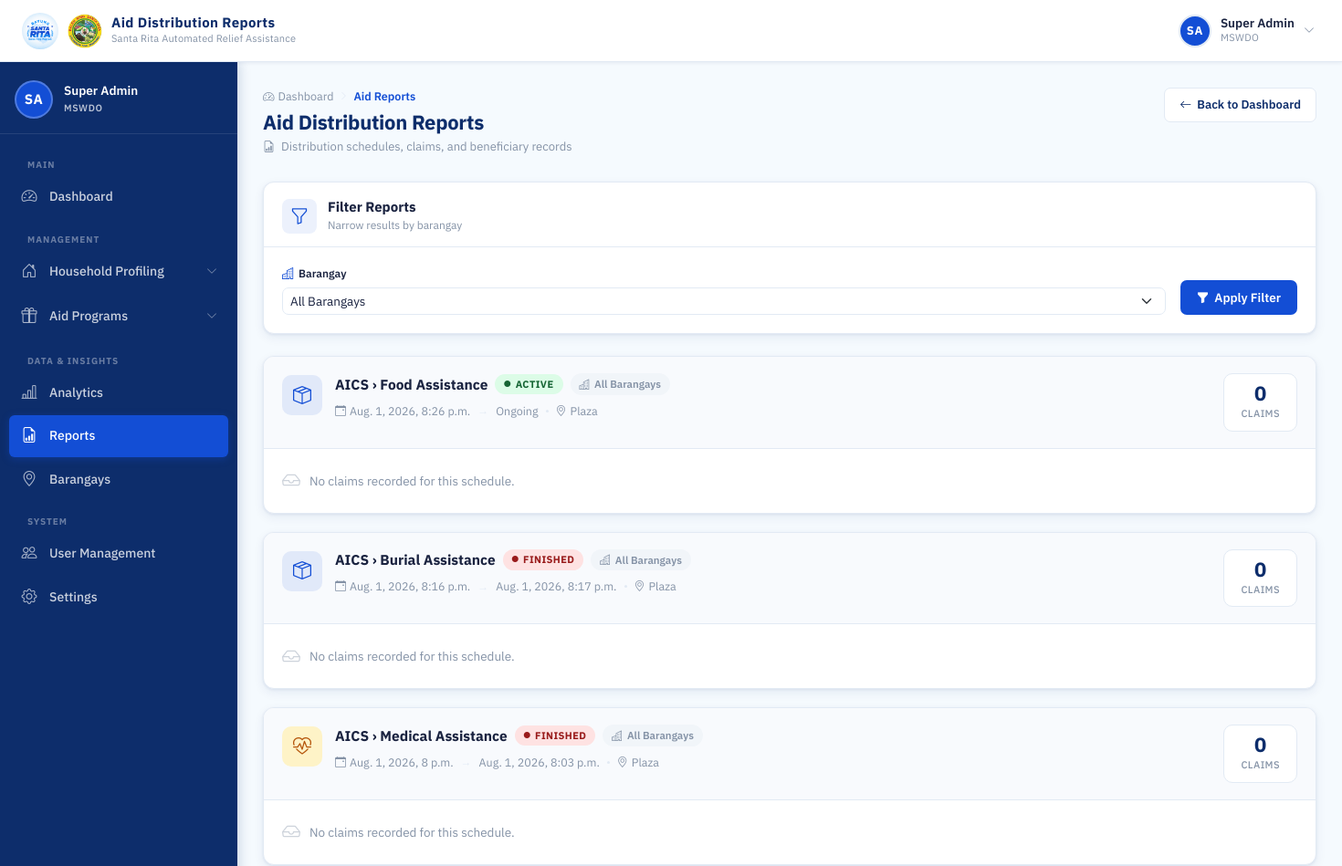
Before: /mswdo/reports/ (signed in, upper part) with the older database file.
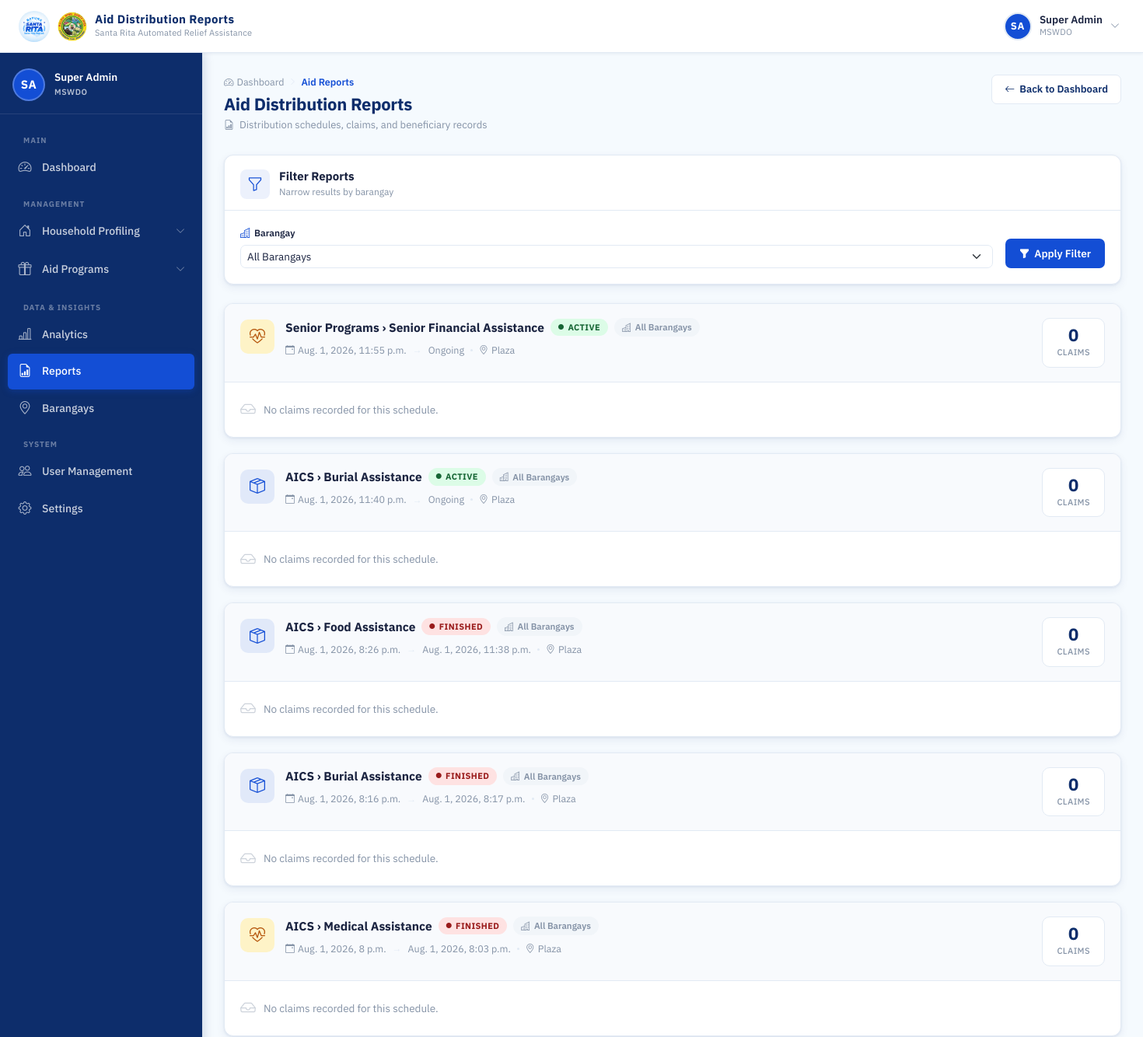
After: the same page with the newer database file.
### distribution/models.py (models this page shows, shortened)
class AidSchedule(models.Model):
    assistance = models.ForeignKey(
        Assistance,
        on_delete=models.SET_NULL,
        null=True,
        blank=True,
        related_name='schedules'
    )
    budget = models.DecimalField(max_digits=12, decimal_places=2, default=0.00)
    per_beneficiary_amount = models.DecimalField(max_digits=10, decimal_places=2, default=0.00)
    schedule_datetime = models.DateTimeField()
    is_finished = models.BooleanField(default=False)
    finished_at = models.DateTimeField(null=True, blank=True)
    finished_by = models.ForeignKey(settings.AUTH_USER_MODEL, on_delete=models.SET_NULL, null=True, related_name='+')
    finish_reason = models.CharField(
        max_length=20,
        choices=(('COMPLETED', 'All Beneficiaries Claimed'), ('FORCED', 'Manually Ended (Incomplete)'), ('CANCELLED', 'Cancelled')),
        blank=True
    )
    location = models.CharField(max_length=255)
    barangay = models.ForeignKey(
        Barangay,
        on_delete=models.CASCADE,
        null=True,
        blank=True
    )
    is_active = models.BooleanField(default=True)
    created_at = models.DateTimeField(auto_now_add=True)

### programs/models.py (models this page shows, shortened)
class Assistance(models.Model):
    BENEFICIARY_TYPE = [
        ('individual', 'Individual'),
        ('family', 'Family'),
    ]
    AID_TYPE_CHOICES = (
        ('CASH', 'Cash Assistance'),
        ('GOODS', 'Goods-in-Kind (rice, noodles, canned goods, etc.)'),
    )
    PRIORITIZATION_CHOICES = (
        ('LOWEST_INCOME_FIRST', 'Lowest Income First'),
        ('TYPHOON_PRIORITY', 'Typhoon/Vulnerability Priority'),
        ('RANDOM', 'Random Among Eligible'),
    )
    program = models.ForeignKey(
        Program,
        on_delete=models.CASCADE,
        related_name='assistances'
    )
    aid_category = models.ForeignKey(
        AidCategory,
        on_delete=models.CASCADE,
        related_name='assistances'
    )
    beneficiary_type = models.CharField(
        max_length=20,
        choices=BENEFICIARY_TYPE,
        default='family'
    )
    prioritization_strategy = models.CharField(
        max_length=30, choices=PRIORITIZATION_CHOICES, default='LOWEST_INCOME_FIRST',
        help_text="How to rank eligible beneficiaries when there are more eligible than available slots."
    )
    aid_type = models.CharField(
        max_length=10, choices=AID_TYPE_CHOICES, default='CASH',
        help_text="Used by the Rotation Eligibility rule to alternate beneficiaries between cash and goods-based aid across distribution cycles."
    )
    minimum_age = models.PositiveIntegerField(
        null=True,
        blank=True,
        help_text="Leave blank if no age requirement."
    )
    requires_pwd = models.BooleanField(default=False)
    requires_solo_parent = models.BooleanField(default=False)
    requires_senior_citizen = models.BooleanField(default=False)
    is_active = models.BooleanField(default=True)
    created_at = models.DateTimeField(auto_now_add=True)
    class Meta:
        ordering = ['program', 'aid_category']
        unique_together = ('program', 'aid_category', 'beneficiary_type')

class Program(models.Model):
    name = models.CharField(max_length=100, unique=True)
    description = models.TextField(blank=True, null=True)
    is_active = models.BooleanField(default=True)
    created_at = models.DateTimeField(auto_now_add=True)
    class Meta:
        ordering = ['name']

class AidCategory(models.Model):
    program = models.ForeignKey(
        Program,
        on_delete=models.CASCADE,
        related_name='aid_categories'
    )
    name = models.CharField(max_length=100)
    description = models.TextField(blank=True, null=True)
    is_active = models.BooleanField(default=True)
    class Meta:
        ordering = ['name']
        unique_together = ('program', 'name')

### reports/views.py (the view)
# urls.py: path('mswdo/reports/', views.aid_reports, name='aid_reports'),
@login_required
@session_protected
@mswdo_or_staff_required
def aid_reports(request):
    selected_barangay = request.GET.get('barangay')
    schedules = AidSchedule.objects.select_related(
    'assistance', 'assistance__program', 'assistance__aid_category', 'barangay'
        ).all().order_by('-schedule_datetime')
    if selected_barangay:
        schedules = schedules.filter(barangay_id=selected_barangay)
    for sched in schedules:
        sched.claims = AidClaim.objects.filter(
            schedule=sched          #filter by schedule directly
        ).select_related(
            'family',
            'family_member',
            'family__household',
            'family__household__barangay',
            'assistance',
            'assistance__aid_category',
        )
    barangays = Barangay.objects.all()
    return render(request, 'reports/aid_reports.html', {
        'schedules': schedules,
        'barangays': barangays,
        'selected_barangay': selected_barangay,
        'now': timezone.now(),
    })

### accounts/context_processors.py (called while the page is built)
def auth_required(request):
    return {
        'requires_auth': request.user.is_authenticated
    }

### accounts/models.py (called while the page is built)
    def __str__(self):
        return self.name

### households/models.py (called while the page is built)
    @property
    def address(self):
        return f"{self.house_number}, {self.zone.name}, {self.barangay.name}"

### reports/templates/reports/aid_reports.html (shortened to what the changed rows need)
{% extends 'base.html' %}
{% load static %}
{% block css %}
<link rel="stylesheet" href="{% static 'css/mswdo_dashboard.css' %}">
<link rel="stylesheet" href="{% static 'css/barangay_accounts.css' %}">
<link rel="stylesheet" href="{% static 'css/aid_reports.css' %}">
{% endblock %}
{% block content %}
<div class="dash-page-header">
  <div>
    <h1 class="dash-page-title">Aid Distribution Reports</h1>
  </div>
</div>
<div class="dash-panel rpt-filter-panel">
  <div class="dash-panel__header">
    <div class="dash-panel__header-left">
      <div>
        <h2 class="dash-panel__title">Filter Reports</h2>
      </div>
    </div>
  </div>
</div>
{% if schedules %}
  {% for sched in schedules %}
  <div class="rpt-card">
    <div class="rpt-card__header">
      <div class="rpt-card__header-left">
        <div class="rpt-card__type-icon rpt-card__type-icon--{% if sched.assistance.beneficiary_type == 'family' %}blue{% else %}amber{% endif %}">
          {% if sched.assistance.beneficiary_type == 'family' %}
            <i class="bi bi-box-seam"></i>
          {% else %}
            <i class="bi bi-heart-pulse"></i>
          {% endif %}
        </div>
        <div class="rpt-card__header-info">
          <div class="rpt-card__title-row">
            <h3 class="rpt-card__aid-type">
              {% if sched.assistance %}
                {{ sched.assistance.program.name }} › {{ sched.assistance.aid_category.name }}
              {% else %}
                N/A
              {% endif %}
            </h3>
            {% if sched.is_finished %}
              {% if sched.finish_reason == 'CANCELLED' %}
              <span class="rpt-status rpt-status--expired" style="background-color: #fef2f2; color: #dc2626; border-color: #fecaca;">
                <i class="bi bi-x-circle-fill"></i> Cancelled
              </span>
              {% else %}
              <span class="rpt-status rpt-status--expired">
                <i class="bi bi-circle-fill"></i> Finished
              </span>
              {% endif %}
            {% else %}
              <span class="rpt-status rpt-status--active">
                <i class="bi bi-circle-fill"></i> Active
              </span>
            {% endif %}
            {% if sched.barangay %}
              <span class="rpt-scope rpt-scope--specific">
                <i class="bi bi-buildings"></i> {{ sched.barangay }}
              </span>
            {% else %}
              <span class="rpt-scope rpt-scope--all">
                <i class="bi bi-buildings"></i> All Barangays
              </span>
            {% endif %}
          </div>
          <div class="rpt-card__meta">
            <span>
              <i class="bi bi-calendar-event"></i>
              {{ sched.schedule_datetime }}
            </span>
            <span class="rpt-card__meta-sep">→</span>
            <span>{% if sched.is_finished %}{{ sched.finished_at }}{% else %}Ongoing{% endif %}</span>
            <span class="rpt-card__meta-dot"></span>
            <span>
              <i class="bi bi-geo-alt"></i> {{ sched.location }}
            </span>
          </div>
        </div>
      </div>
      <div class="rpt-card__claims-count">
        <span class="rpt-card__claims-val">{{ sched.claims|length }}</span>
        <span class="rpt-card__claims-label">Claim{{ sched.claims|length|pluralize }}</span>
      </div>
    </div>
    <div class="rpt-card__body">
      {% if sched.claims %}
        <div class="table-responsive">
          <table class="rpt-table">
            <thead>
              <tr>
                <th class="rpt-th">#</th>
                <th class="rpt-th">RFID UID</th>
                <th class="rpt-th">Family</th>
                <th class="rpt-th">Member</th>
                <th class="rpt-th">Address</th>
                <th class="rpt-th">Claimed At</th>
              </tr>
            </thead>
            <tbody>
              {% for c in sched.claims %}
              <tr class="rpt-row">
                <td class="rpt-td rpt-td--num">{{ forloop.counter }}</td>
                <td class="rpt-td">
                  <span class="rpt-rfid">
                    <i class="bi bi-credit-card-2-front"></i>
                    {{ c.family.rfid_uid }}
                  </span>
                </td>
                <td class="rpt-td">
                  <div class="acct-barangay-cell">
                    <div class="acct-avatar">{{ c.family.family_name|first|upper }}</div>
                    <span class="acct-barangay-name">{{ c.family.family_name }}</span>
                  </div>
                </td>
                <td class="rpt-td">
                  {% if c.family_member %}
                    <span class="rpt-member">
                      {{ c.family_member.first_name }} {{ c.family_member.last_name }}
                    </span>
                  {% else %}
                    <span class="rpt-member rpt-member--all">
                      <i class="bi bi-people"></i> All Members
                    </span>
                  {% endif %}
                </td>
                <td class="rpt-td rpt-td--address">
                  <span class="rpt-address">
                    <i class="bi bi-house-door"></i>
                    {{ c.family.household.address }}
                  </span>
                </td>
                <td class="rpt-td">
                  <span class="rpt-timestamp">
                    <i class="bi bi-clock"></i>
                    {{ c.claimed_at }}
                  </span>
                </td>
              </tr>
              {% endfor %}
            </tbody>
          </table>
        </div>
      {% else %}
        <div class="rpt-no-claims">
          <i class="bi bi-inbox"></i>
          <p>No claims recorded for this schedule.</p>
        </div>
      {% endif %}
    </div>
  </div>
  {% endfor %}
{% endif %}
{% endblock %}

Changed rows visible on the page:
added AidSchedule: assistance.program.name "Senior Programs", assistance.aid_category.name "Senior Financial Assistance", is_finished False (drawn), shows "All Barangays", schedule_datetime "Aug. 1, 2026, 11:55 p.m.", location "Plaza", claims|length "0", shows "No claims recorded for this schedule."
added AidSchedule: assistance.program.name "AICS", assistance.aid_category.name "Burial Assistance", is_finished False (drawn), shows "All Barangays", schedule_datetime "Aug. 1, 2026, 11:40 p.m.", location "Plaza", claims|length "0", shows "No claims recorded for this schedule."
changed AidSchedule "Food Assistance": finished_at (not shown) → "Aug. 1, 2026, 11:38 p.m."; is_finished "ACTIVE Ongoing" → "FINISHED"
